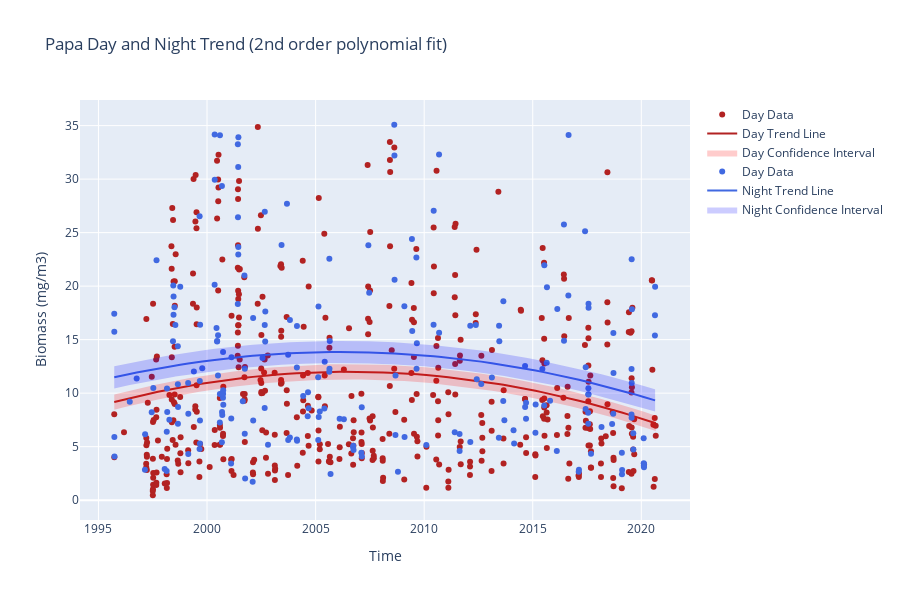

Notebook source saved alongside this figure:
### Code cell
plot_trend(day_data, night_data, poly_order=2).update_layout(
    title=f"{station} Day and Night Trend (2nd order polynomial fit)",
    xaxis_title="Time",
    yaxis_title="Biomass (mg/m3)",
).show()

### Figure 1 — Plotly figure (JSON) as saved in the notebook; plotly's stock layout.template omitted (floating-point values rounded to 4 significant figures; data arrays with more than 128 entries replaced by an {"elided": "..."} marker saying what was removed)
{"data": [{"marker": {"color": "firebrick"}, "mode": "markers", "name": "Day Data", "type": "scatter", "x": {"elided": "437 str values"}, "y": {"elided": "437 float values"}}, {"line": {"color": "firebrick"}, "mode": "lines", "name": "Day Trend Line", "type": "scatter", "x": {"elided": "437 str values"}, "y": {"elided": "437 float values"}}, {"fill": "toself", "fillcolor": "rgba(255, 0, 0, 0.2)", "line": {"color": "rgba(0, 0, 0, 0)"}, "name": "Day Confidence Interval", "type": "scatter", "x": {"elided": "874 str values"}, "y": {"elided": "874 float values"}}, {"marker": {"color": "royalblue"}, "mode": "markers", "name": "Day Data", "type": "scatter", "x": {"elided": "211 str values"}, "y": {"elided": "211 float values"}}, {"line": {"color": "royalblue"}, "mode": "lines", "name": "Night Trend Line", "type": "scatter", "x": {"elided": "211 str values"}, "y": {"elided": "211 float values"}}, {"fill": "toself", "fillcolor": "rgba(0, 0, 255, 0.2)", "line": {"color": "rgba(0, 0, 0, 0)"}, "name": "Night Confidence Interval", "type": "scatter", "x": {"elided": "422 str values"}, "y": {"elided": "422 float values"}}], "layout": {"height": 600, "title": {"text": "Papa Day and Night Trend (2nd order polynomial fit)"}, "xaxis": {"title": {"text": "Time"}}, "yaxis": {"title": {"text": "Biomass (mg/m3)"}}}}
